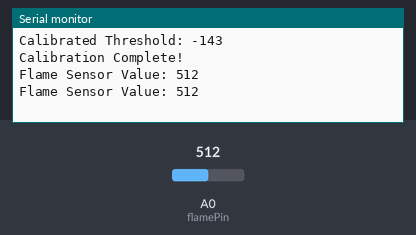
The sketch below on a simulated Arduino Uno, built with avr-gcc and run on an emulated ATmega328P. On the bench: the last lines printed to the serial monitor. The test bench sets the inputs (shaded band); at power-on: A0 (flamePin) = 512.

Above: at 7.2 s.
7.3 s: A0 (flamePin) set to 716
At 8.6 s:
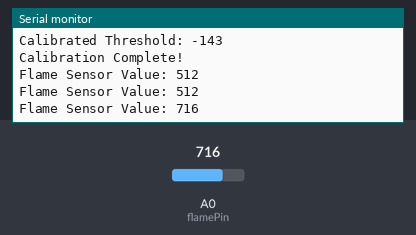
8.8 s: A0 (flamePin) set to 900
At 9.9 s:
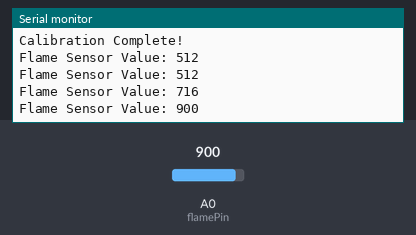
Timing chart, 0 to 11.8 s (numbered marks = the images above; inputs shaded):
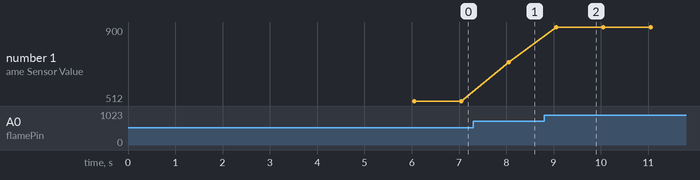

Measured:
- after the input at 7.3 s, the serial monitor: prints a new line after 0.75 s (image 1)
- after the input at 8.8 s, the serial monitor: prints a new line after 0.25 s (image 2)
- plotted number 1: 512 → 716 after the input at 7.3 s, 716 → 900 after the input at 8.8 s

The sketch:

Flame_sensor.ino
```cpp
const int flamePin = A0;       // Analog pin connected to the flame sensor output
const int calibrationReadings = 100;  // Number of readings to use for calibration
int flameThreshold = 0;  // Initial threshold value

void setup() {
  Serial.begin(9600);         // Initialize serial communication
  pinMode(flamePin, INPUT);   // Set the flamePin as an input
  calibrateSensor();  // Perform sensor calibration
}

void loop() {
  int flameValue = analogRead(flamePin);  // Read the analog value from the flame sensor

  // Print the flame sensor value
  Serial.print("Flame Sensor Value: ");
  Serial.println(flameValue);

  // Check if flame is detected
  if (flameValue < flameThreshold) {
    Serial.println("Flame Detected!");
    // Add your code here to trigger an action or send a notification
  }

  delay(1000);  // Delay between readings
}

void calibrateSensor() {
  Serial.println("-----------------------------Calibrating Sensor...-------------------------------------------------");
  int sensorReading = 0;

  // Take multiple readings to calculate the average value
  for (int i = 0; i < calibrationReadings; i++) {
    sensorReading += analogRead(flamePin);
    delay(10);
  }

  // Calculate the average value as the threshold
  flameThreshold = sensorReading / calibrationReadings;

  Serial.print("Calibrated Threshold: ");
  Serial.println(flameThreshold);
  Serial.println("Calibration Complete!");
  delay(5000);

}
```
